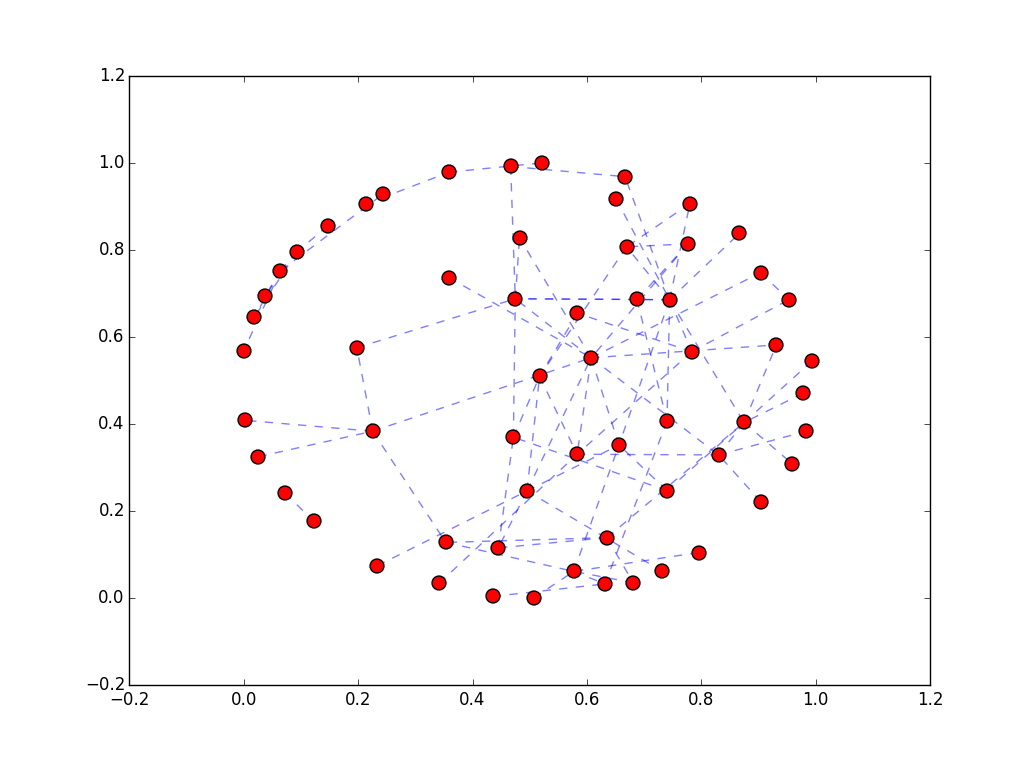

Write Python code to recreate this figure.
APPLICATION_ID = "p5I9NyojKedE07IADm4FjywrHKBWorN7H3zMfcjC"
REST_API_KEY = "9lnS6G72fyFJ72Nm6ThDz2o9Y7CuOY9FtityL8Wh"
MASTER_KEY = "P3raIT3X0QDX23OxScil9aaYHJ74Zw4YoxQcNBOJ"

from parse_rest.connection import register
from parse_rest.datatypes import Object

register(APPLICATION_ID, REST_API_KEY)

Item = Object.factory("Item")
items = Item.Query.all().order_by("brand")


import networkx as nx
import matplotlib.pyplot as plt
#
nodes = [item.objectId for item in items] #ids of items

G = nx.Graph() # graph with items
for item in items:
    try:
        edges = item.edges
        G.add_node(item.objectId)
        for e in edges:
            G.add_edge(item.objectId, e, weight = edges[e])
    except AttributeError:
        pass

ehuge=[(u,v) for (u,v,d) in G.edges(data=True) if d['weight'] > 6.0]
elarge=[(u,v) for (u,v,d) in G.edges(data=True) if (d['weight'] >1.0 and d['weight'] <= 6.0)]
esmall=[(u,v) for (u,v,d) in G.edges(data=True) if d['weight'] <=1.0]
pos=nx.spring_layout(G)

nx.draw_networkx_nodes(G,pos,node_size=100)
nx.draw_networkx_edges(G,pos,edgelist=ehuge, edge_color='r',
                    width=4)
nx.draw_networkx_edges(G,pos,edgelist=elarge,
                    width=2)
nx.draw_networkx_edges(G,pos,edgelist=esmall,
                    width=1,alpha=0.5,edge_color='b',style='dashed')
plt.show()
